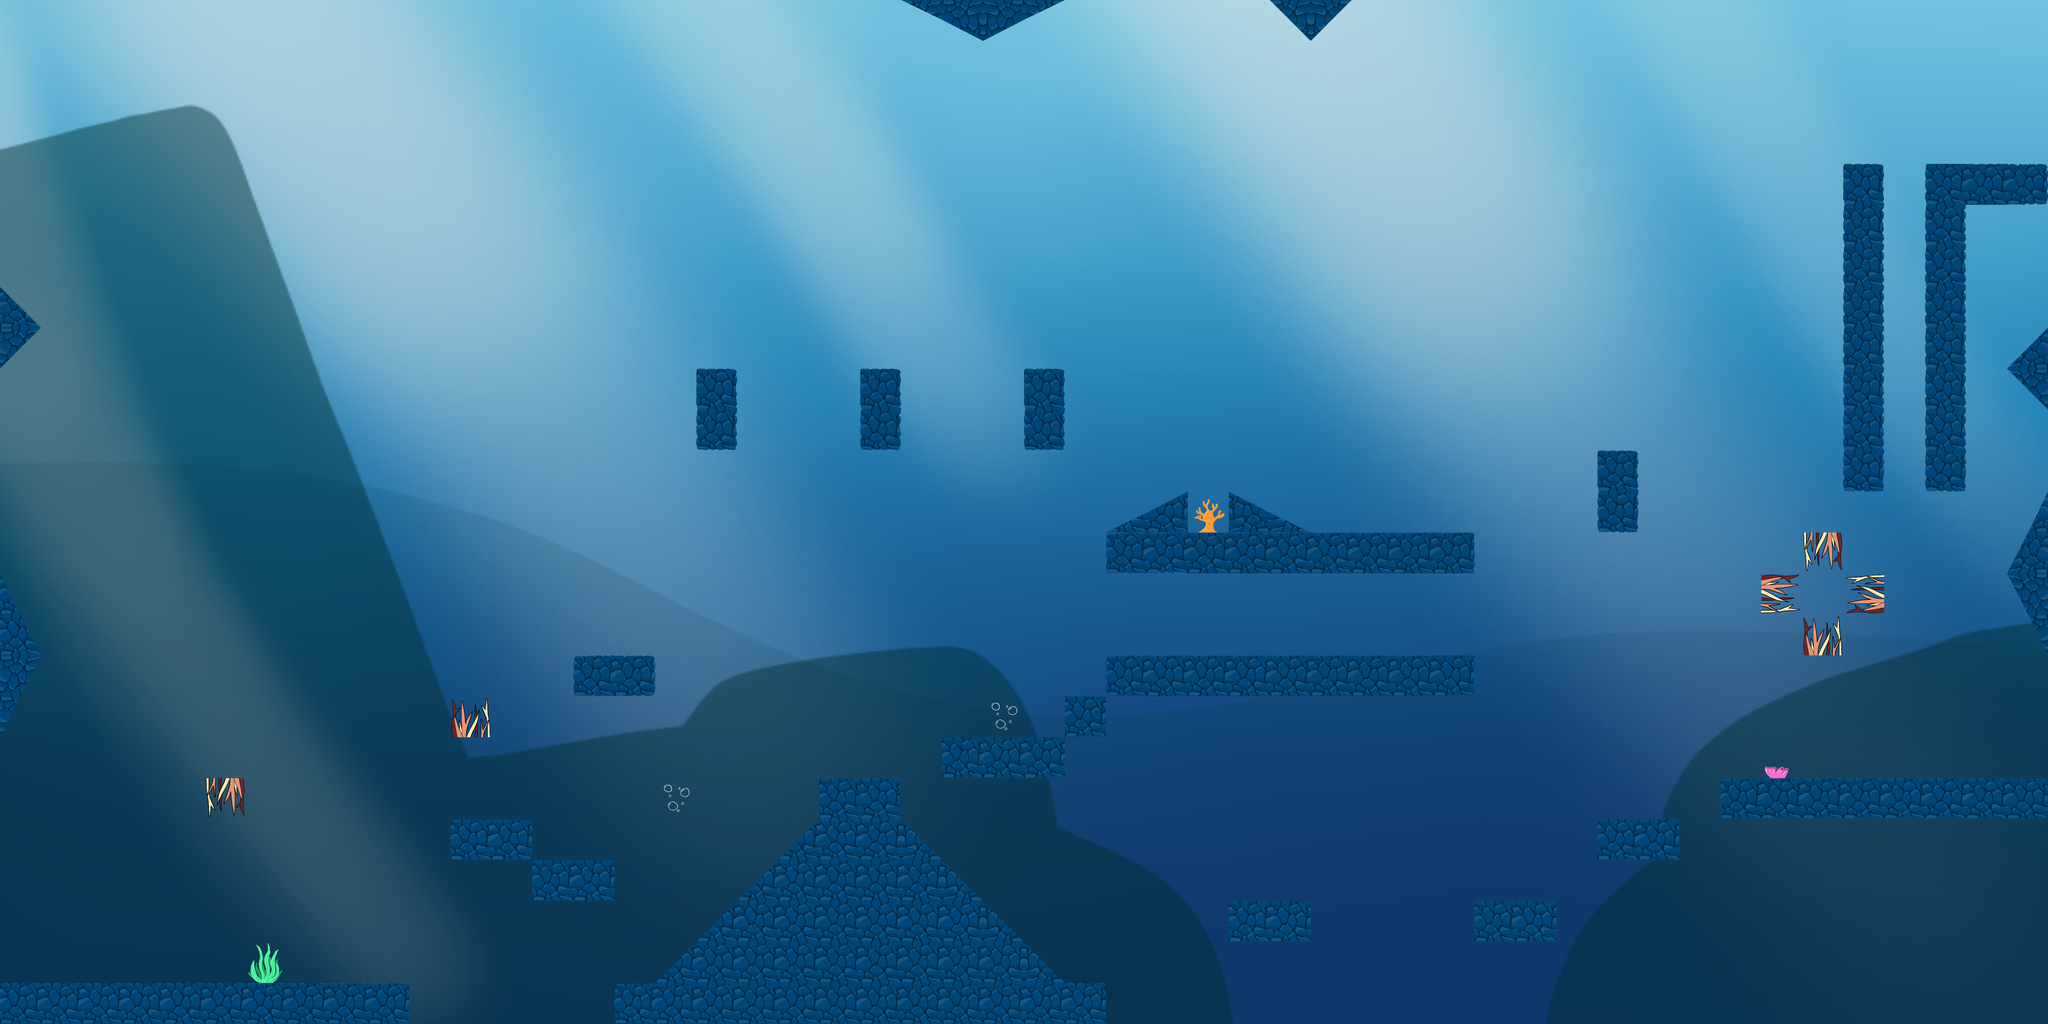

Rendered tile map (Tiled .tmx) drawn with the repository's tilesets; below, a short description and the map source with its tile grids summarised:
An orthogonal 50x25 tile map with 128x128 px tiles, 3 tile layers (platformLayer, flora, spikeLayer), 5 tilesets, 1 image layer and 83 objects (2x starfish).

<map version="1.8" tiledversion="1.8.4" orientation="orthogonal" renderorder="right-down" width="50" height="25" tilewidth="128" tileheight="128" infinite="0" nextlayerid="32" nextobjectid="111">
 <tileset firstgid="1" source="underwater-tiles.tsx" />
 <tileset firstgid="65" source="rock1.tsx" />
 <tileset firstgid="66" source="rock2.tsx" />
 <tileset firstgid="67" source="objects.tsx" />
 <tileset firstgid="75" source="slopes.tsx" />
 <imagelayer id="14" name="bg" locked="1" opacity="0.9" tintcolor="#d9fff9">
  <image source="underwater-bg.png" width="6400" height="3200" />
 </imagelayer>
 <objectgroup id="17" name="rocks">
  <object id="59" gid="66" x="745.091" y="2957.94" width="128" height="128">
   <properties>
    <property name="break" type="bool" value="true" />
   </properties>
  </object>
 </objectgroup>
 <group id="20" name="walls" offsetx="236" offsety="134">
  <objectgroup id="19" name="wall">
   <object id="51" gid="65" x="1157.21" y="3054.91" width="128" height="128" rotation="30">
    <properties>
     <property name="wallNumber" type="int" value="0" />
    </properties>
   </object>
   <object id="52" gid="65" x="1193.58" y="3039.76" width="128" height="128">
    <properties>
     <property name="wallNumber" type="int" value="0" />
    </properties>
   </object>
   <object id="53" gid="65" x="1199.64" y="2985.21" width="128" height="128">
    <properties>
     <property name="wallNumber" type="int" value="0" />
    </properties>
   </object>
   <object id="54" gid="65" x="1248.12" y="2957.94" width="128" height="128">
    <properties>
     <property name="wallNumber" type="int" value="0" />
    </properties>
   </object>
   <object id="55" gid="65" x="1229.94" y="2900.36" width="128" height="128">
    <properties>
     <property name="wallNumber" type="int" value="0" />
    </properties>
   </object>
   <object id="56" gid="65" x="1281.45" y="2824.61" width="128" height="128">
    <properties>
     <property name="wallNumber" type="int" value="0" />
    </properties>
   </object>
   <object id="57" gid="65" x="1311.76" y="2767.03" width="128" height="128">
    <properties>
     <property name="wallNumber" type="int" value="0" />
    </properties>
   </object>
   <object id="58" gid="65" x="1251.15" y="2848.85" width="128" height="128" rotation="9">
    <properties>
     <property name="wallNumber" type="int" value="0" />
    </properties>
   </object>
  </objectgroup>
  <objectgroup id="21" name="wall2">
   <object id="61" gid="65" x="75.3939" y="2969.39" width="128" height="128" />
   <object id="62" gid="65" x="78.4242" y="2923.94" width="128" height="128" />
   <object id="63" gid="65" x="81.4545" y="2887.58" width="128" height="128" />
   <object id="64" gid="65" x="87.5152" y="2857.27" width="128" height="128" />
   <object id="65" gid="65" x="87.5152" y="2817.88" width="128" height="128" />
   <object id="66" gid="65" x="87.5152" y="2778.48" width="128" height="128" />
  </objectgroup>
 </group>
 <layer id="1" name="platformLayer" width="50" height="25">
  <data>[1250 cells, 142 non-empty, 19 distinct tile ids]</data>
 </layer>
 <objectgroup id="22" name="obstacleLayer">
  <object id="67" x="569.697" y="2896.97">
   <properties>
    <property name="id" type="int" value="0" />
   </properties>
   <point />
  </object>
  <object id="68" x="687.879" y="2757.58">
   <properties>
    <property name="id" type="int" value="0" />
   </properties>
   <point />
  </object>
  <object id="69" x="821.212" y="2630.3">
   <properties>
    <property name="id" type="int" value="0" />
   </properties>
   <point />
  </object>
  <object id="70" x="957.576" y="2481.82">
   <properties>
    <property name="id" type="int" value="0" />
   </properties>
   <point />
  </object>
  <object id="71" x="1078.79" y="2366.67">
   <properties>
    <property name="id" type="int" value="0" />
   </properties>
   <point />
  </object>
  <object id="72" x="1196.97" y="2245.45">
   <properties>
    <property name="id" type="int" value="0" />
   </properties>
   <point />
  </object>
  <object id="73" x="1330.3" y="2127.27">
   <properties>
    <property name="id" type="int" value="0" />
   </properties>
   <point />
  </object>
  <object id="74" x="1466.67" y="1975.76">
   <properties>
    <property name="id" type="int" value="0" />
   </properties>
   <point />
  </object>
  <object id="75" x="1596.97" y="1866.67">
   <properties>
    <property name="id" type="int" value="0" />
   </properties>
   <point />
  </object>
  <object id="76" x="1730.3" y="1721.21">
   <properties>
    <property name="id" type="int" value="0" />
   </properties>
   <point />
  </object>
  <object id="77" x="1845.45" y="1590.91">
   <properties>
    <property name="id" type="int" value="0" />
   </properties>
   <point />
  </object>
  <object id="78" x="1845.45" y="1445.45">
   <properties>
    <property name="id" type="int" value="0" />
   </properties>
   <point />
  </object>
  <object id="79" x="1839.39" y="1336.36">
   <properties>
    <property name="id" type="int" value="0" />
   </properties>
   <point />
  </object>
  <object id="80" x="1851.52" y="1190.91">
   <properties>
    <property name="id" type="int" value="0" />
   </properties>
   <point />
  </object>
  <object id="81" x="1924.24" y="1057.58">
   <properties>
    <property name="id" type="int" value="0" />
   </properties>
   <point />
  </object>
  <object id="82" x="2100" y="1069.7">
   <properties>
    <property name="id" type="int" value="0" />
   </properties>
   <point />
  </object>
  <object id="83" x="2315.15" y="1060.61">
   <properties>
    <property name="id" type="int" value="0" />
   </properties>
   <point />
  </object>
  <object id="84" x="2478.79" y="1054.55">
   <properties>
    <property name="id" type="int" value="0" />
   </properties>
   <point />
  </object>
  <object id="85" x="2669.7" y="1039.39">
   <properties>
    <property name="id" type="int" value="0" />
   </properties>
   <point />
  </object>
  <object id="86" x="2818.18" y="1039.39">
   <properties>
    <property name="id" type="int" value="0" />
   </properties>
   <point />
  </object>
  <object id="87" x="2957.58" y="1030.3">
   <properties>
    <property name="id" type="int" value="0" />
   </properties>
   <point />
  </object>
  <object id="88" x="3133.33" y="1015.15">
   <properties>
    <property name="id" type="int" value="0" />
   </properties>
   <point />
  </object>
  <object id="89" x="3478.79" y="1018.18">
   <properties>
    <property name="id" type="int" value="0" />
   </properties>
   <point />
  </object>
  <object id="90" x="3845.45" y="1006.06">
   <properties>
    <property name="id" type="int" value="0" />
   </properties>
   <point />
  </object>
  <object id="91" x="4236.36" y="1006.06">
   <properties>
    <property name="id" type="int" value="0" />
   </properties>
   <point />
  </object>
  <object id="92" x="4600" y="1009.09">
   <properties>
    <property name="id" type="int" value="0" />
   </properties>
   <point />
  </object>
  <object id="93" x="4721.21" y="1148.48">
   <properties>
    <property name="id" type="int" value="0" />
   </properties>
   <point />
  </object>
  <object id="94" x="4860.61" y="1239.39">
   <properties>
    <property name="id" type="int" value="0" />
   </properties>
   <point />
  </object>
  </objectgroup>
 <layer id="3" name="flora" width="50" height="25">
  <data>[1250 cells, 5 non-empty, 4 distinct tile ids]</data>
 </layer>
 <objectgroup id="15" name="starfishLayer">
  <!-- 25 objects omitted --></objectgroup>
 <objectgroup id="16" name="crabLayer">
  <!-- 10 objects omitted --></objectgroup>
 <layer id="23" name="spikeLayer" width="50" height="25">
  <data>[1250 cells, 6 non-empty, 1 distinct tile ids]</data>
 </layer>
</map>
<!-- 40 of 83 objects omitted -->